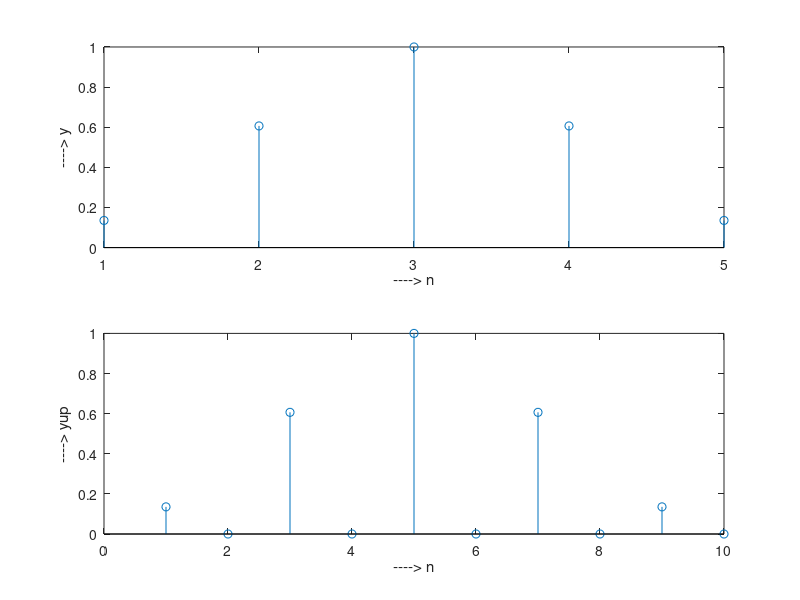
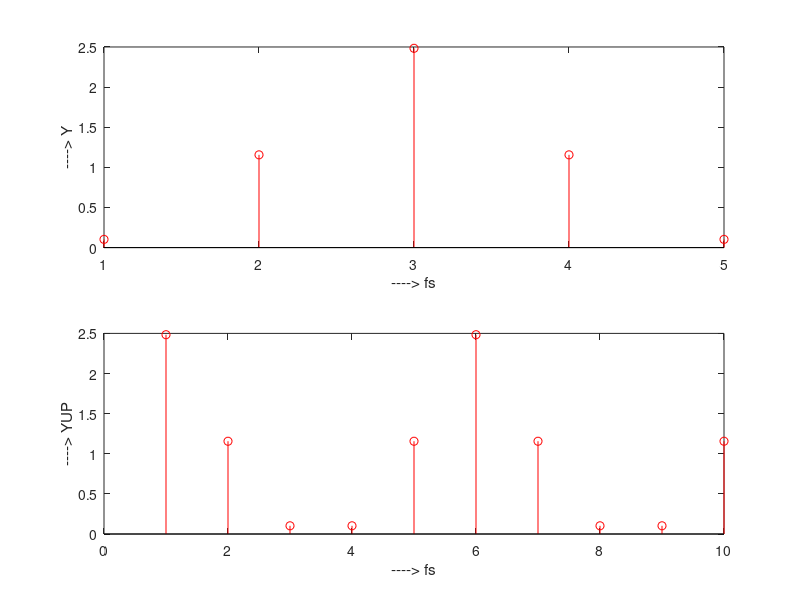
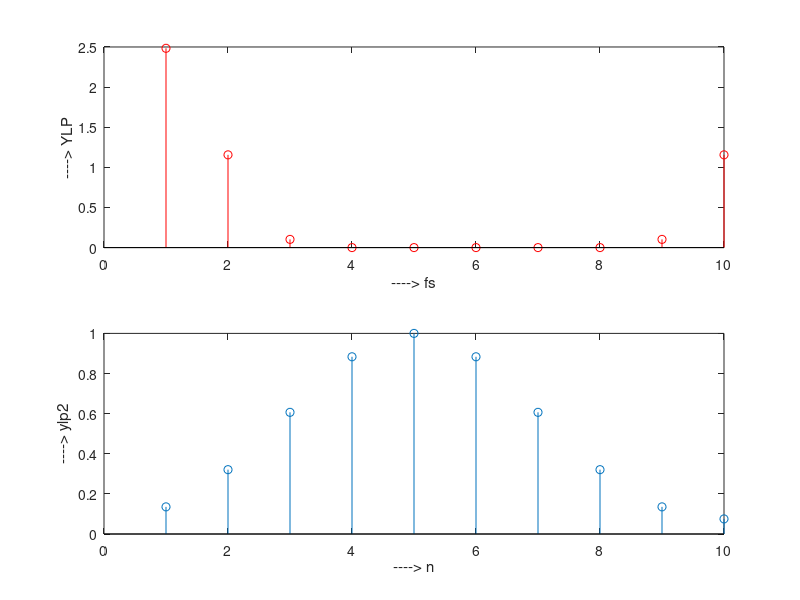

Here is the MATLAB script that generated these plots, in order:
% Problem 53

% There are exactly ten ways of selecting three from five, 12345: 
% 123, 124, 125, 134, 135, 145, 234, 235, 245, and 345
% 
% In combinatorics, we use the notation, 5C3 = 10.
% 
% It is not until n = 23, that a value exceeds one-million: 23C10 = 1144066.
% 
% How many, not necessarily distinct, values of  nCr, for 1 ? n ? 100, are greater than one-million?

% Solution: In an nCr

y = [0.1353 0.6065 1.0000 0.6065 0.1353];
yup = zeros(1,2*length(y));
yup(1:2:end) = y; 
figure
subplot(2,1,1)
stem(y)
xlabel('----> n')
ylabel('----> y')
subplot(2,1,2)
stem(yup)
xlabel('----> n')
ylabel('----> yup')
f_y = fftshift(fft(y));
f_yup = fftshift(fft(yup));
figure
subplot(2,1,1)
stem(abs(f_y),'r')
xlabel('----> fs')
ylabel('----> Y')
subplot(2,1,2)
stem(abs(f_yup),'r')
xlabel('----> fs')
ylabel('----> YUP')
f_ylp = [f_yup(1:3), 0 0 0 0 0 f_yup(9:10)];
figure
subplot(2,1,1)
stem(abs(f_ylp),'r')
xlabel('----> fs')
ylabel('----> YLP')
ylp = ifft(f_ylp);
ylp2 = 2*ylp;
subplot(2,1,2)
stem(ylp2);
xlabel('----> n')
ylabel('----> ylp2')